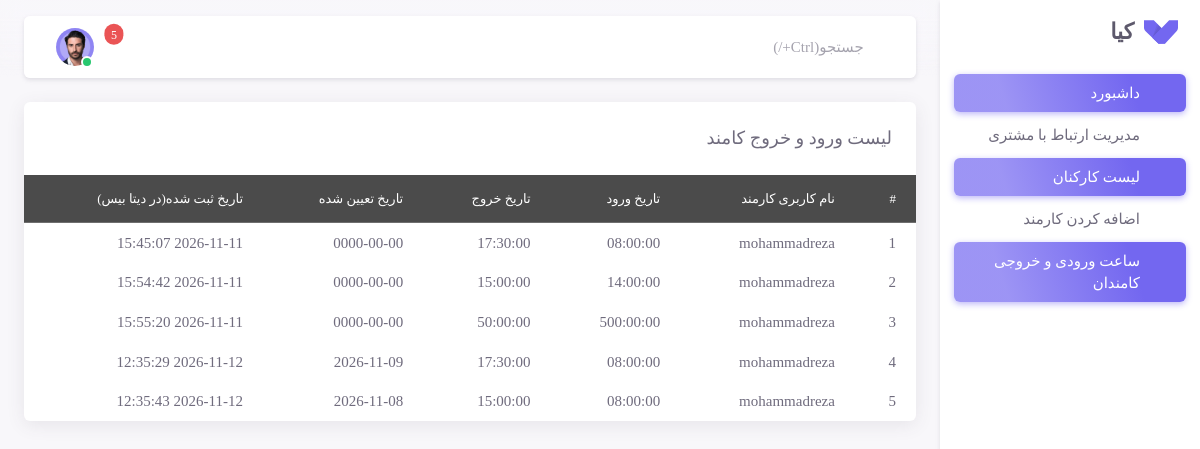
Page /view/admin/time/time.php?id=1 (signed in) on the committed database.
### tables this page shows
CREATE TABLE `check_times` (
  `id` int(11) NOT NULL,
  `start` time NOT NULL,
  `end` time NOT NULL,
  `date` date NOT NULL,
  `employe_id` int(11) NOT NULL,
  `checked` int(11) NOT NULL DEFAULT 0,
  `created_at` timestamp NOT NULL DEFAULT current_timestamp(),
  `updated_at` timestamp NULL DEFAULT NULL
);

CREATE TABLE `employees` (
  `id` int(11) NOT NULL,
  `username` varchar(255) NOT NULL,
  `password` varchar(255) NOT NULL,
  `role_id` int(11) NOT NULL,
  `status` tinyint(4) NOT NULL DEFAULT 1,
  `created_at` datetime NOT NULL DEFAULT current_timestamp(),
  `updated_at` datetime DEFAULT NULL
);

### functions/helpers.php (called while the page is built, shortened)
<?php
function Assets($path)
{
    return trim(BASE_URL, " /") . "/public/" . trim($path, " /");
}

### view/admin/time/time.php (the view, shortened to what this page needs)
<?php
require_once "../../../functions/helpers.php";
require_once "../layouts/header.php";
$id = $_GET['id'];
$time_is = $conn->query("SELECT * FROM employees INNER JOIN check_times ON employees.id = $id")->fetchAll();
?>
<div class="layout-wrapper layout-content-navbar">
  <div class="layout-container">
    <?php require_once "../layouts/sidebar.php"; ?>
      <?php require_once "../layouts/navbar.php"; ?>
      <div class="content-wrapper">
        <div class="container-xxl flex-grow-1 container-p-y">
          <div class="card">
            <h5 class="card-header">لیست ورود و خروج کامند</h5>
            <div class="table-responsive text-nowrap">
              <table class="table">
                <thead class="table-dark">
                  <tr>
                    <th>#</th>
                    <th>نام کاربری کارمند</th>
                    <th>تاریخ ورود</th>
                    <th>تاریخ خروج</th>
                    <th>تاریخ تعیین شده</th>
                    <th>تاریخ ثبت شده(در دیتا بیس)</th>
                    </tr>
                </thead>
                <?php foreach ($time_is as $time) { ?>
                  <tbody class="table-border-bottom-0">
                    <tr>
                      <td><?= $time['id'] ?></td>
                      <td><?= $time['username'] ?></td>
                      <td><?= $time['start'] ?></td>
                      <td><?= $time['end'] ?></td>
                      <td><?= $time['date'] ?></td>
                      <td><?= $time['created_at'] ?></td>
                    </tr>
                  </tbody>
                <?php  } ?>
              </table>
            </div>
          </div>
        </div>
<?php require_once "../layouts/footer.php"; ?>

### view/admin/layouts/header.php (shortened to what this page needs)
<?php
require_once dirname(__DIR__, 3) . '/functions/helpers.php';
?>
<!DOCTYPE html>
<html
  lang="en"
  class="light-style layout-navbar-fixed layout-menu-fixed layout-compact"
  dir="rtl"
  data-theme="theme-default"
  data-assets-path="<?= Assets("admin/assets/") ?>"
  data-template="vertical-menu-template">
<head>
  <link rel="stylesheet" href="<?= Assets("admin/assets/fonts/yekan/stylesheet.css") ?>">
  <link rel="stylesheet" href="<?= Assets("admin/assets/vendor/fonts/fontawesome.css") ?>" />
  <link rel="stylesheet" href="<?= Assets("admin/assets/vendor/fonts/tabler-icons.css") ?>" />
  <link rel="stylesheet" href="<?= Assets("admin/assets/vendor/fonts/flag-icons.css") ?>" />
  <link rel="stylesheet" href="<?= Assets("admin/assets/vendor/css/rtl/core.css") ?>" class="template-customizer-core-css" />
  <link rel="stylesheet" href="<?= Assets("admin/assets/vendor/css/rtl/theme-default.css") ?>" class="template-customizer-theme-css" />
  <link rel="stylesheet" href="<?= Assets("admin/assets/css/demo.css") ?>" />
  <link rel="stylesheet" href="<?= Assets("admin/assets/vendor/libs/node-waves/node-waves.css") ?>" />
  <link rel="stylesheet" href="<?= Assets("admin/assets/vendor/libs/perfect-scrollbar/perfect-scrollbar.css") ?>" />
  <link rel="stylesheet" href="<?= Assets("admin/assets/vendor/libs/typeahead-js/typeahead.css") ?>" />
  <link rel="stylesheet" href="<?= Assets("admin/assets/vendor/libs/apex-charts/apex-charts.css") ?>" />
  <link rel="stylesheet" href="<?= Assets("admin/assets/vendor/libs/swiper/swiper.css") ?>" />
  <link rel="stylesheet" href="<?= Assets("admin/assets/vendor/libs/datatables-bs5/datatables.bootstrap5.css") ?>" />
  <link rel="stylesheet" href="<?= Assets("admin/assets/vendor/libs/datatables-responsive-bs5/responsive.bootstrap5.css") ?>" />
  <link rel="stylesheet" href="<?= Assets("admin/assets/vendor/libs/datatables-checkboxes-jquery/datatables.checkboxes.css") ?>" />
  <link rel="stylesheet" href="<?= Assets("admin/assets/vendor/css/pages/cards-advance.css") ?>" />
</head>
<body>
  <div class="layout-wrapper layout-content-navbar">
    <div class="layout-container">

### view/admin/layouts/sidebar.php (shortened to what this page needs)
<aside id="layout-menu" class="layout-menu menu-vertical menu bg-menu-theme">
  <div class="app-brand demo">
    <a href="index.html" class="app-brand-link">
      <span class="app-brand-logo demo">
      </span>
      <span class="app-brand-text demo menu-text fw-bold">کیا</span>
    </a>
    <a href="javascript:void(0);" class="layout-menu-toggle menu-link text-large ms-auto">
      <i class="ti menu-toggle-icon d-none d-xl-block ti-sm align-middle"></i>
    </a>
  </div>
  <ul class="menu-inner py-1">
    <li class="menu-item active open">
      <ul class="menu-sub">
        <li class="menu-item active">
          <a href="index.php" class="menu-link">
            <div data-i18n="Analytics">داشبورد</div>
          </a>
        </li>
        <li class="menu-item">
          <a href="dashboards-crm.php" class="menu-link">
            <div data-i18n="CRM">مدیریت ارتباط با مشتری</div>
          </a>
        </li>
        <li class="menu-item active">
          <a href="list.php" class="menu-link">
            <div data-i18n="eCommerce">لیست کارکنان</div>
          </a>
        </li>
        <li class="menu-item">
          <a href="add-user.php" class="menu-link">
            <div data-i18n="Logistics">اضافه کردن کارمند</div>
          </a>
        </li>
        <li class="menu-item active">
          <a href="../time/index.php" class="menu-link">
            <div data-i18n="Analytics">ساعت ورودی و خروجی کامندان</div>
          </a>
        </li>
      </ul>
    </li>
  </ul>
</aside>

### view/admin/layouts/navbar.php (shortened to what this page needs)
<div class="layout-page">
  <nav
    class="layout-navbar container-xxl navbar navbar-expand-xl navbar-detached align-items-center bg-navbar-theme"
    id="layout-navbar">
    <div class="navbar-nav-right d-flex align-items-center" id="navbar-collapse">
      <div class="navbar-nav align-items-center">
        <div class="nav-item navbar-search-wrapper mb-0">
          <a class="nav-item nav-link search-toggler d-flex align-items-center px-0" href="javascript:void(0);">
            <i class="ti ti-search ti-md me-2"></i>
            <span class="d-none d-md-inline-block text-muted">جستجو(Ctrl+/)</span>
          </a>
        </div>
      </div>
      <ul class="navbar-nav flex-row align-items-center ms-auto">
        <li class="nav-item dropdown-language dropdown me-2 me-xl-0">
          <a class="nav-link dropdown-toggle hide-arrow" href="javascript:void(0);" data-bs-toggle="dropdown">
            <i class="ti ti-language rounded-circle ti-md"></i>
          </a>
        </li>
        <li class="nav-item dropdown-style-switcher dropdown me-2 me-xl-0">
          <a class="nav-link dropdown-toggle hide-arrow" href="javascript:void(0);" data-bs-toggle="dropdown">
          </a>
        </li>
        <li class="nav-item dropdown-shortcuts navbar-dropdown dropdown me-2 me-xl-0">
          <a
            class="nav-link dropdown-toggle hide-arrow"
            href="javascript:void(0);"
            data-bs-toggle="dropdown"
            data-bs-auto-close="outside"
            aria-expanded="false">
            <i class="ti ti-layout-grid-add ti-md"></i>
          </a>
        </li>
        <li class="nav-item dropdown-notifications navbar-dropdown dropdown me-3 me-xl-1">
          <a
            class="nav-link dropdown-toggle hide-arrow"
            href="javascript:void(0);"
            data-bs-toggle="dropdown"
            data-bs-auto-close="outside"
            aria-expanded="false">
            <i class="ti ti-bell ti-md"></i>
            <span class="badge bg-danger rounded-pill badge-notifications">5</span>
          </a>
        </li>
        <li class="nav-item navbar-dropdown dropdown-user dropdown">
          <a class="nav-link dropdown-toggle hide-arrow" href="javascript:void(0);" data-bs-toggle="dropdown">
            <div class="avatar avatar-online">
              <img src="../../assets/img/avatars/1.png" alt class="h-auto rounded-circle" />
            </div>
          </a>
        </li>
      </ul>
    </div>
  </nav>

### view/admin/layouts/footer.php (shortened to what this page needs)
</div>
      </div>
    </div>
  </body>
</html>

### public/admin/assets/css/demo.css (style rules this page uses)
body { font-family: Vazirmatn; }
.light-style .menu .app-brand.demo { height: 64px; }
.app-brand-logo.demo { -ms-flex-align: center; align-items: center; -ms-flex-pack: center; justify-content: center; display: -ms-flexbox; display: flex; width: 34px; height: 24px; }
.app-brand-logo.demo svg { width: 35px; height: 24px; }
.app-brand-text.demo { font-size: 1.375rem; }
.layout-navbar-fixed .layout-wrapper:not(.layout-without-menu) .layout-page { padding-top: 64px !important; }
.layout-navbar-fixed .layout-wrapper:not(.layout-horizontal):not(.layout-without-menu) .layout-page { padding-top: 78px !important; }

### rows in the picture
check_times: id "1", employe.username "mohammadreza", start "08:00:00", end "17:30:00", date "0000-00-00", created_at "2026-11-11 15:45:07"
check_times: id "2", employe.username "mohammadreza", start "14:00:00", end "15:00:00", date "0000-00-00", created_at "2026-11-11 15:54:42"
check_times: id "3", employe.username "mohammadreza", start "500:00:00", end "50:00:00", date "0000-00-00", created_at "2026-11-11 15:55:20"
check_times: id "4", employe.username "mohammadreza", start "08:00:00", end "17:30:00", date "2026-11-09", created_at "2026-11-12 12:35:29"
check_times: id "5", employe.username "mohammadreza", start "08:00:00", end "15:00:00", date "2026-11-08", created_at "2026-11-12 12:35:43"
